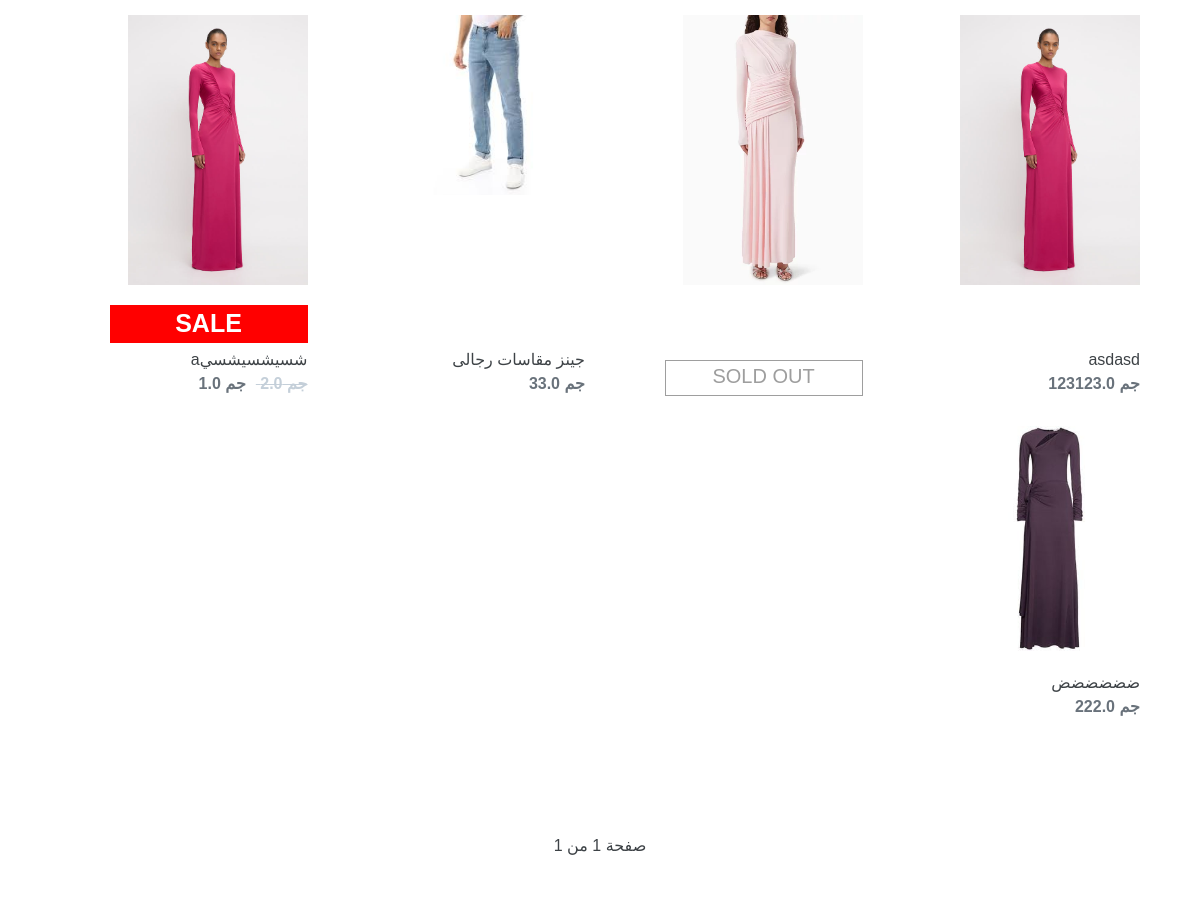
The app's page /new_arrivals (middle part), older data.
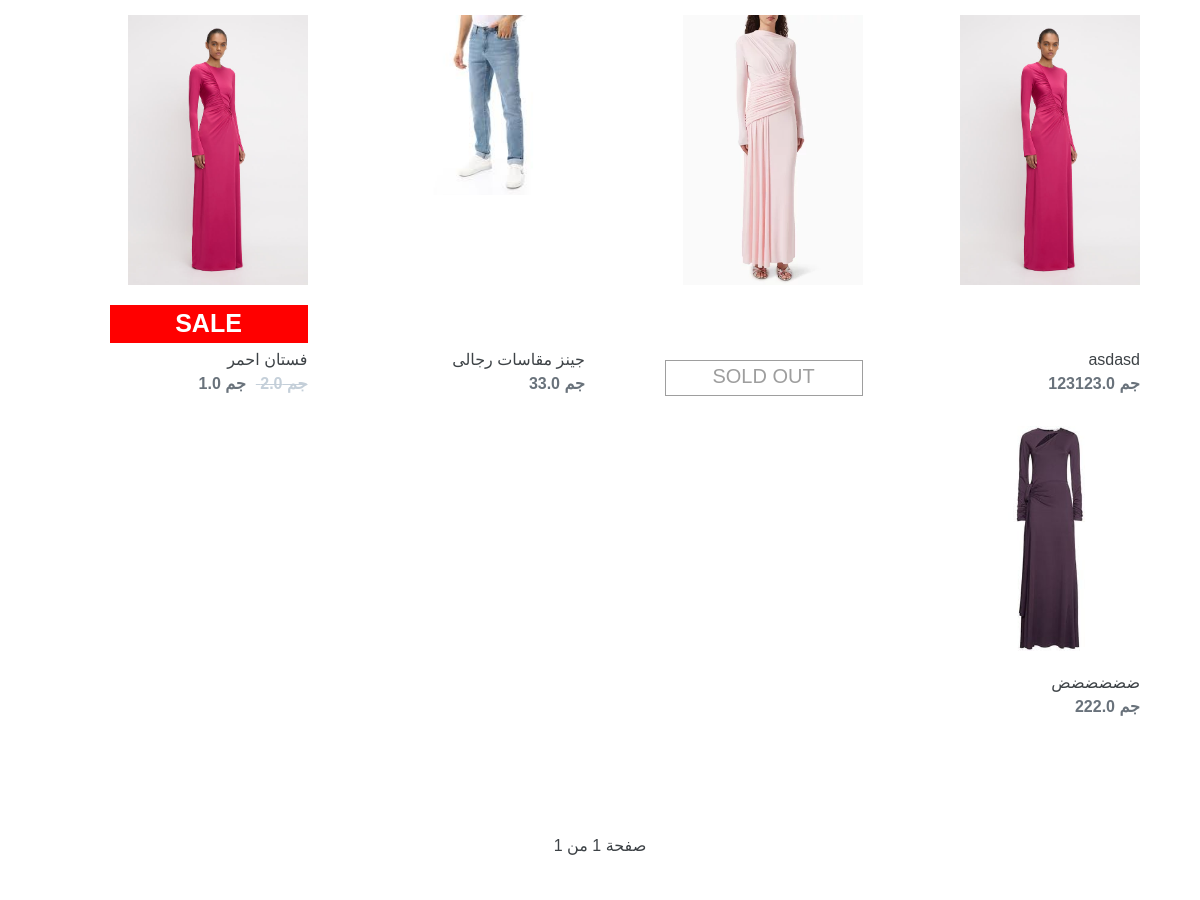
The same page, newer data.
### store/models.py (models this page shows, shortened)
class Product(models.Model):
    name = models.CharField(max_length=200,blank=True,null=True)
    price = models.FloatField(blank=True,null=True)
    category=models.ForeignKey(Category,on_delete=models.CASCADE)
    size=models.ManyToManyField(Size,through='ProductSize',blank=True)
    isNew = models.BooleanField(default=False,verbose_name="منتج جديد")
    isOnSale = models.BooleanField(default=False,verbose_name="المنتج عليه عرض")
    SalePrice = models.FloatField(default=0,blank=True,null=False,verbose_name="سعر العرض")
    isSoldOut = models.BooleanField(default=False,verbose_name="المنتج غير متاح")
    slug = models.SlugField(max_length=200,null=True,blank=True,allow_unicode=True)
    desc = models.TextField(blank=True,null=True)
    image = models.ImageField()

### store/views.py (the view)
# urls.py: path('new_arrivals',newArriavalPage,name="new-arrivals"),
def newArriavalPage(request):
    sortType = request.GET.get('filter_by')
    productsNew  = SortingProducts(sortType,True)
    paginator = Paginator(productsNew, 16)
    page_number = request.GET.get("page")
    page_obj = paginator.get_page(page_number)
    context={'sort':sortType,"page_obj": page_obj,"count":productsNew.count()}
    return render(request,"store/new-arrivals.html",context)

### store/context_processors.py (called while the page is built)
def store_menu(request):
    menu_items = Category.objects.all()
    logo = logoURL()
    return {'menu_items':menu_items,'logo':logo}

def logoURL():
    try:
        logo = WebSiteInfo.objects.get().Logo.url
        return logo
    except:
        return ''

def cart_badge(request):
    try:
        cart = json.loads(request.COOKIES['cart'])
    except:
        cart = {}
    cart_items=0
    for i in cart:
        cart_items += int(cart[i]['quantity'])
    return {'cart_items':cart_items}

### store/views.py (called while the page is built, shortened)
def SortingProducts(key,isNew,subCat=""):
    if subCat=="":
        if isNew:
            if key == "manual":
                return Product.objects.all().order_by('-pk').filter(isNew=True)
            if key == "HighToLow":
                return Product.objects.all().order_by('-price').filter(isNew=True)
            if key == "LowToHigh":
                return Product.objects.all().order_by('price').filter(isNew=True)
        return Product.objects.all()

### store/templates/store/new-arrivals.html (shortened to what this page needs)
{% extends 'store/base.html' %}
{% load static %}
{% block content %}
<div class="grid-container">
    {% for prod in page_obj %}
        <div class="product-card">
            <a href="{% url 'product' prod.slug %}" class="card-anchor">
            </a>
            <div>
                <img
                    class="grid-image"
                    src="{{prod.image.url}}"
                    alt="{{prod.name}}" />
            </div>
            {% if prod.isSoldOut %}
            <div class="sold-out">SOLD OUT</div>
            {% else %}
                {% if prod.isOnSale %}
                <div class="sale">SALE</div>
                {% endif %}
                <div>
                    <div class="product-card-title">{{prod.name}}</div>
                    {% if prod.isOnSale %}
                    <span class="price-item saleClass"> جم {{prod.price}} </span>
                    <span class="price-item"> جم {{prod.SalePrice}} </span>
                    {% else %}
                    <span class="price-item"> جم {{prod.price}} </span>
                    {% endif %}
                </div>
            {% endif %}
        </div>
    {% endfor %}
</div>
<div class="pagination">
    <div class="pagination-text">صفحة <span>{{ page_obj.number }}</span> من <span>{{ page_obj.paginator.num_pages }}</span></div>
</div>
{% endblock content %}

Row changes from the older to the newer data that the page shows:
changed Product: name "شسيشسيشسيa" → "فستان احمر"
